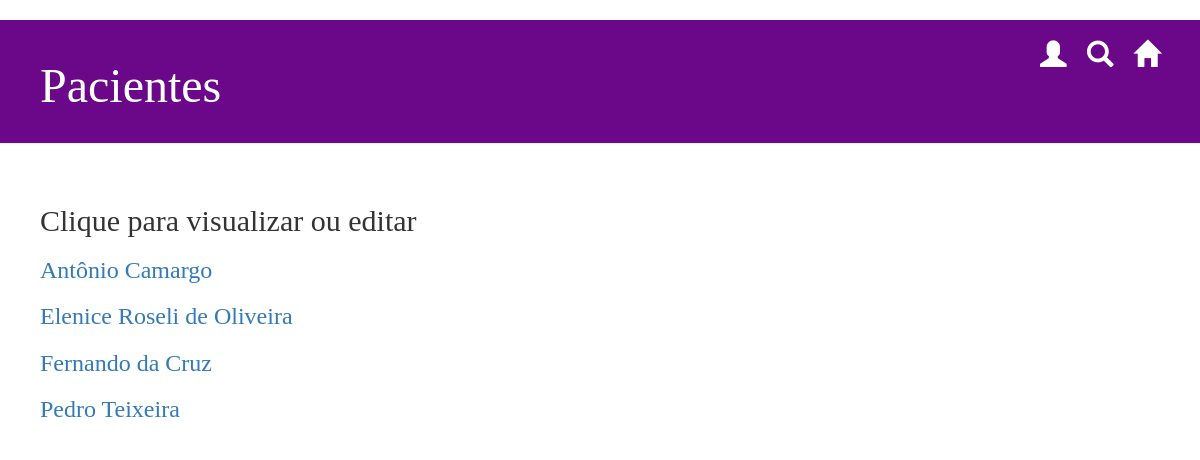
The app's page /paciente/lista_pacientes, older data.
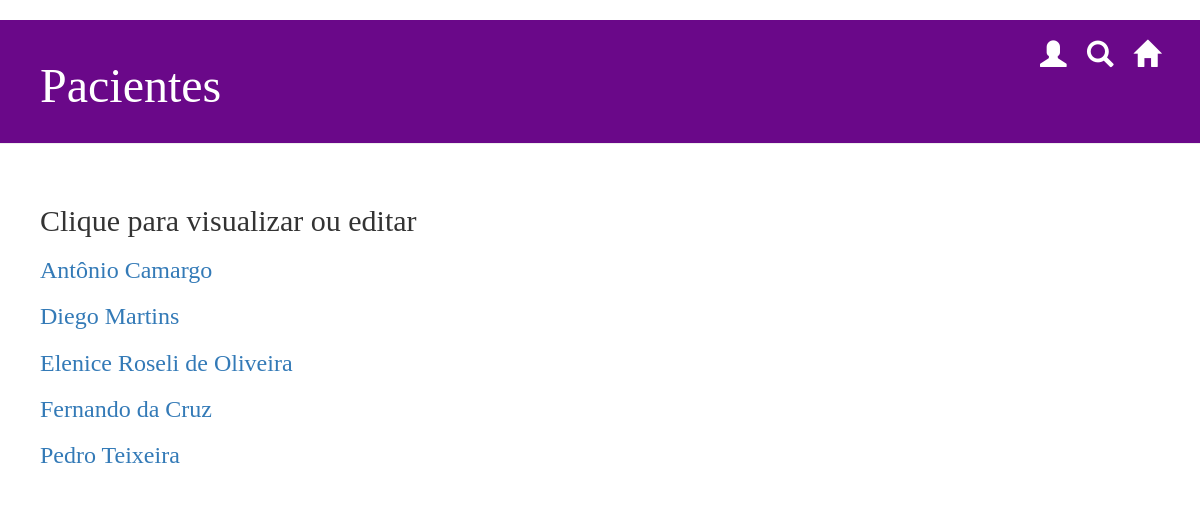
The same page, newer data.
### transplante/models.py (models this page shows)
class Pessoa (models.Model):
		nome = models.CharField(max_length=200, default = '', verbose_name='Nome')
		telefone = models.CharField(max_length=15, default = '', verbose_name='Telefone')
		cpf = models.CharField(max_length=11, default = '', verbose_name='CPF')
		email = models.CharField(max_length=100, default = '', verbose_name='e-Mail')
		data_nasc = models.CharField(max_length=10, default = '', verbose_name='Data de Nascimento')

class Paciente (Pessoa):
		tipo_sanguineo = models.CharField(max_length=3, default = '', verbose_name='Tipo Sanguíneo')
		orgao = models.CharField(max_length=20, default = '', verbose_name='Órgão')
		alergia = models.CharField(max_length=100, default = '', verbose_name='Alergias')
		doenca_preexist = models.CharField(max_length=100, default = '', verbose_name='Doença Pré-existente')

class Pessoa (models.Model):
		nome = models.CharField(max_length=200, default = '', verbose_name='Nome')
		telefone = models.CharField(max_length=15, default = '', verbose_name='Telefone')
		cpf = models.CharField(max_length=11, default = '', verbose_name='CPF')
		email = models.CharField(max_length=100, default = '', verbose_name='e-Mail')
		data_nasc = models.CharField(max_length=10, default = '', verbose_name='Data de Nascimento')

### transplante/views.py (the view)
# urls.py: path('paciente/lista_pacientes', views.lista_pacientes, name='lista_pacientes'),
def lista_pacientes(request):
	pacientes = Paciente.objects.order_by('nome').all()
	return render(request, 'transplante/lista_pacientes.html', {'pacientes': pacientes})

### transplante/templates/transplante/lista_pacientes.html (shortened to what this page needs)
{% load staticfiles %}
<html>
    <head>
       <link rel="stylesheet" href="//maxcdn.bootstrapcdn.com/bootstrap/3.2.0/css/bootstrap.min.css">
      <link rel="stylesheet" href="//maxcdn.bootstrapcdn.com/bootstrap/3.2.0/css/bootstrap-theme.min.css">
       <link rel="stylesheet" href="{% static 'css/home.css' %}">
<div class="page-header">
			<a href="/" class="top-menu"><span class="glyphicon glyphicon-home"></span></a>
			<a href="/" class="top-menu"><span class="glyphicon glyphicon-search"></span></a>
			<a href="/" class="top-menu"><span class="glyphicon glyphicon-user"></span></a>
            <h1>Pacientes</h1>
        </div>
</head> <body>
<div class="content container">
    <div class="row">
<h2>Clique para visualizar ou editar</h2>
            {% for paciente in pacientes %}
                <div class=“paciente”>
                    <h3><a href="{% url 'pacientes_detail' pk=paciente.pk %}">{{ paciente.nome }}</a></h3>
                </div>
            {% endfor %}
        </div>
    </div>
</body>
</html>

Row changes from the older to the newer data that the page shows:
added Paciente: nome "Diego Martins"
